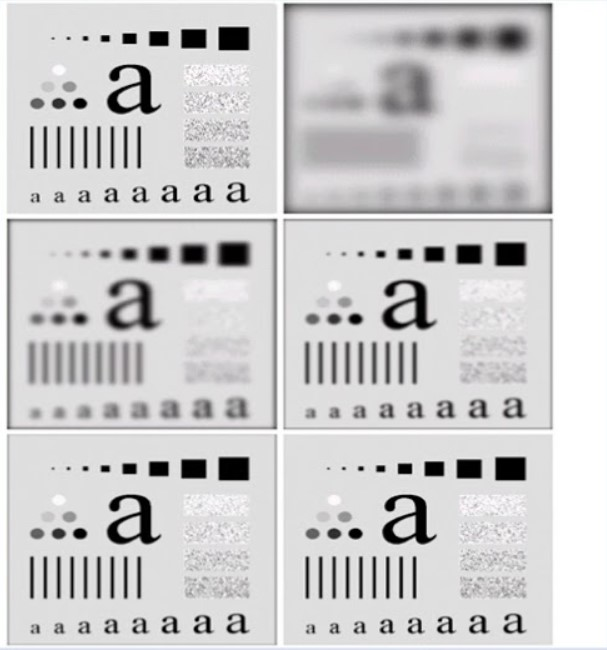
#> input picture IPPR/lab-tasks/Lab2/a-img.jpg, 607 x 650 px, given in place of einstein1.jpg, which was not available
$ jupyter execute khom_lab1_assignment.ipynb   (text cells are left out)
#> lines starting #> are read from the running program, lines starting #| are printed output that depends on the picture; pictures that were not available may be replaced by others from this repository, and a replacement may not be noted
[cell 1]
import cv2
import matplotlib.pyplot as plt
import numpy as np

[cell 2]
from google.colab import files

img = files.upload()
#> the answer given: a-img.jpg

[cell 3]
img = cv2.imread("./einstein1.jpg") # Reading image using opencv
#> img is the input picture: shape (650, 607, 3); mean B, G, R 206.1, 205.6, 206.1
# img = plt.imread("./cat.jpg") # Reading image using matplotlib.pyplot
print(img) # Displaying image in matrix form
#> (printed output is left out)

[cell 4]
cv2.imwrite("./einstein1.jpg", img) # Save einstein.jpg
plt.imshow(img) # Display image from array values.

[cell 5]
from google.colab import drive
drive.mount('/content/drive')

[cell 6]
import matplotlib.pyplot as plt
img = cv2.imread("./einstein1.jpg") # Reading an image.
plt.subplot(1,2,1) # To display multiple images.
plt.imshow(img) # Display img.
img_grey = cv2.cvtColor(img, cv2.COLOR_BGR2GRAY) # Convert RGB to Grayscale image.
plt.subplot(1,2,2) # To display multiple images.
plt.imshow(img_grey) # Display grayscale image of img
plt.set_cmap("gray")
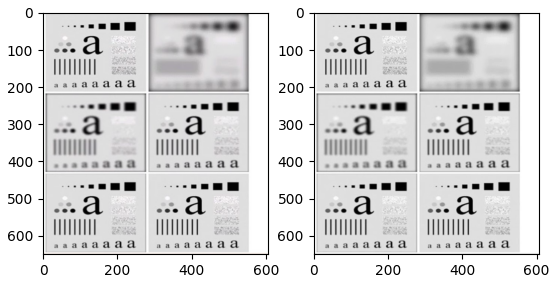
#> figure drawn by matplotlib, 2 panels; B, G, R data is drawn as R, G, B

[cell 7]
x_data = np.arange(256) # Array of intensities in a pixel.
count = np.zeros((256,),dtype='int32') # Array initialized with zeros.
for i in img_grey:
  for j in i:
    count[j]+=1 # Counting values of each intensity.
#> after the loop, count = 256 values, max 72049 at index 222, min 89 at index 22, mean 1541.2

plt.stem(x_data, count) # Plotting histogram.
plt.xlabel("Intensity>>>>>>") # Setting label along x-axis.
plt.ylabel("Frequency>>>>>>") # Setting label along y-axis.
plt.title("Histogram") # Setting title of the histogram plot.
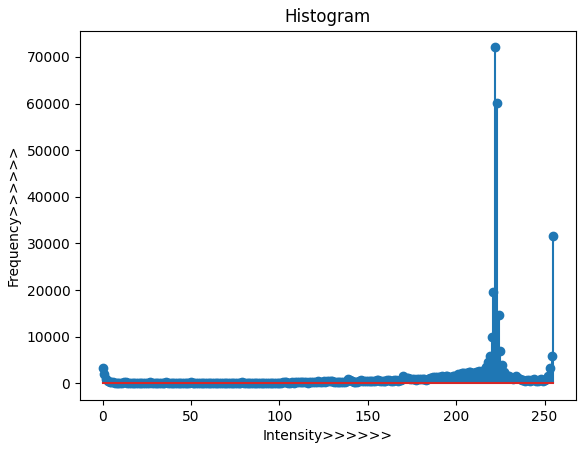
#> figure drawn by matplotlib, 1 panel; curve peaks at x = 222, y = 72049

[cell 8]
max = 255 # Setting max to 255 for 8-bit image.
min = 0 # Setting min to 0.
image_max = 0 # Initializing image_max to 0.
image_min = 0 # Initializing image_min to 0.
for ind,val in enumerate(count):
    if val > 6:
        image_min = ind # Finding value of image_min.
        break
#> this loop made 1 pass
#> (ind, val, image_min) on pass 1: (0, 3297, 0)
for ind,val in enumerate(count[::-1]):
    if val > 6:
        image_max = len(count) - ind -1 # Finding value of image_max.
        break
#> this loop made 1 pass
#> (ind, val, image_max) on pass 1: (0, 31573, 255)

x_stretch_data = [] # To store datas for x-axis ie intensity of pixels.
y_stretch_data = [] # To store datas for y-axis ie. count of each intensities.
for x in range(image_min, image_max+1):
        y = round((x-image_min)/(image_max-image_min)*(max-min)+min) # Mapping function for image stretching.
        x_stretch_data.append(y)
        y_stretch_data.append(count[x])
#> after the loop, x_stretch_data = 256 values from 0 to 255; y_stretch_data has the same summary as count

plt.stem(x_stretch_data, y_stretch_data) # Plotting histogram after stretching.
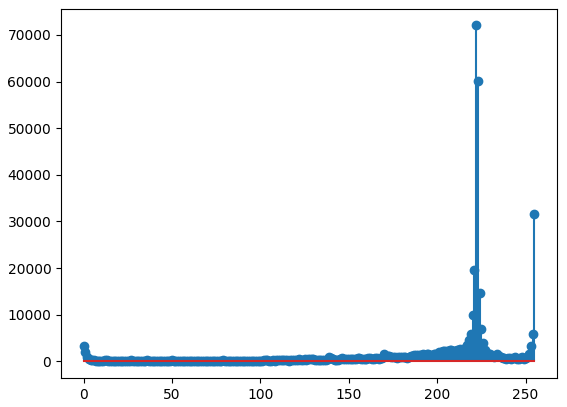
#> figure drawn by matplotlib, 1 panel; curve peaks at x = 222, y = 72049

[cell 9]
# Image before(left) and after(right) histogram stretching.
stretch_image = img_grey.copy()
for ind,lis in enumerate(img_grey):
  for ind2,val in enumerate(lis):
    if img_grey[ind, ind2] < image_min:
      stretch_image[ind,ind2] = 0
    elif  img_grey[ind, ind2] > image_max:
      stretch_image[ind, ind2] = 255
    else:
      stretch_image[ind,ind2] = x_stretch_data[img_grey[ind,ind2] - image_min]
plt.subplot(1,2,1)
plt.imshow(img_grey)
plt.subplot(1,2,2)
plt.imshow(stretch_image)
cv2.imwrite("einstein1.jpg", stretch_image) # Save new stretched image to storage.
#> Out = True

[cell 10]
cdf = 0 # Initializing cdf to zero.
total_count = count.sum() # Determining total count or number of pixels.
#> total_count = 394550
equalized_level = []
for i in range(256):
  probability = count[i]/total_count # Calculating probability.
  cdf+=probability # Calculating cdf.
  equalized_level.append(round(255*cdf)) # Storing processed intensities.
#> this loop made 256 passes
#> (probability, cdf) on passes 1 to 3: (0.00836, 0.00836), (0.00485, 0.0132), (0.00262, 0.0158)
#> after the loop, cdf = 1; equalized_level = 256 values from 2 to 255
equalized_level_arr = np.array(equalized_level) # Convertig list to numpy array.
#> equalized_level_arr = 256 values from 2 to 255

[cell 11]
img_equalized = img_grey.copy() # Making copy of gray image.
x_eq_data = np.arange(256) # Array of intensities value.
y_eq_data = np.zeros((256,)) # Initializing array to zero.

for ind,val1 in enumerate(img_grey):
  for ind2,val2 in enumerate(val1):
    img_equalized[ind,ind2] = equalized_level_arr[val2] # Mapping new calculated intensities after histogram equalization.
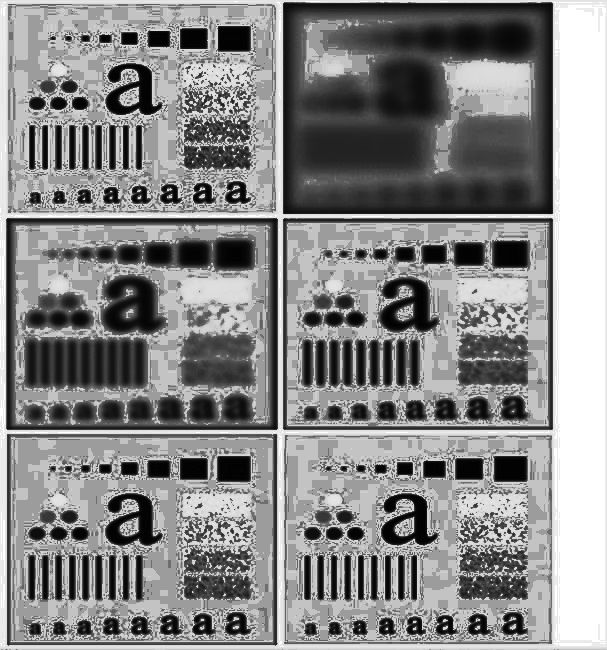
#> img_equalized: shape (650, 607); min 2, max 255, mean 136.4

for i in img_equalized:
  for j in i:
      y_eq_data[j]+=1
#> after the loop, y_eq_data = 256 values, max 72049 at index 156, min 0 at index 0, mean 1541.2
plt.stem(x_eq_data, y_eq_data) # Plotting histogram after equalization.
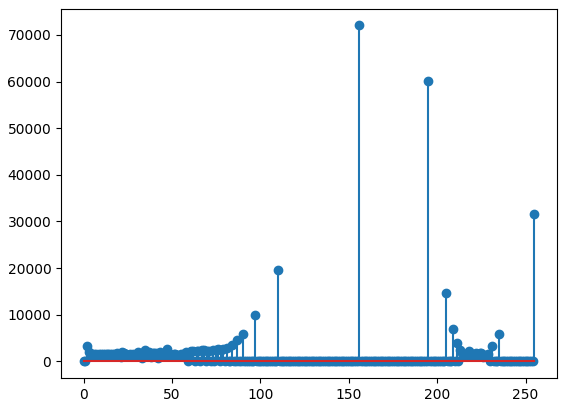
#> figure drawn by matplotlib, 1 panel; curve peaks at x = 156, y = 72049

[cell 12]
# Image before(left) and after(right) histogram equalization.
plt.subplot(1,2,1)
plt.imshow(img_grey)
plt.subplot(1,2,2)
plt.imshow(img_equalized)
